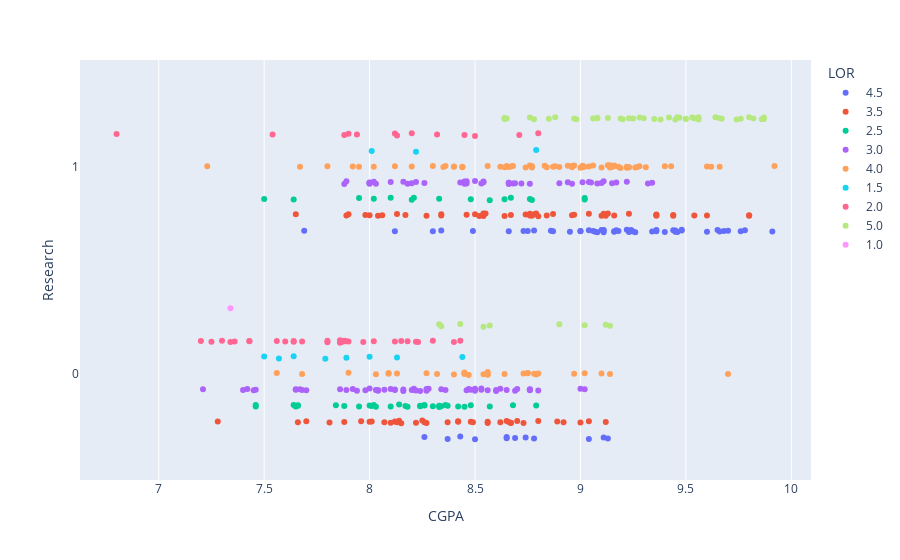

Notebook cell for this chart:
### Code cell
px.strip(data, x="CGPA", y="Research", orientation="h", color="LOR")

### Figure 1 — Plotly figure (JSON) as saved in the notebook; plotly's stock layout.template omitted (floating-point values rounded to 4 significant figures)
{"data": [{"alignmentgroup": "True", "boxpoints": "all", "fillcolor": "rgba(255,255,255,0)", "hoveron": "points", "hovertemplate": "LOR=4.5<br>CGPA=%{x}<br>Research=%{y}<extra></extra>", "legendgroup": "4.5", "line": {"color": "rgba(255,255,255,0)"}, "marker": {"color": "#636efa"}, "name": "4.5", "offsetgroup": "4.5", "orientation": "h", "pointpos": 0, "showlegend": true, "type": "box", "x": [9.65, 8.87, 9, 9.1, 9.7, 9.6, 9.4, 8.3, 9.22, 9.36, 9.45, 9.24, 8.78, 9.18, 9.46, 9.04, 9.48, 9.76, 8.65, 8.78, 9.07, 9.23, 9.16, 9.11, 8.43, 8.69, 9.91, 9.78, 9.36, 9.26, 8.65, 9.17, 9.68, 8.37, 9.34, 9.45, 9.11, 9.66, 9.08, 9.11, 9.24, 9, 9.11, 8.34, 9.45, 8.75, 8.95, 8.74, 9.06, 9.44, 9.16, 9.13, 8.86, 9.25, 8.66, 8.26, 8.73, 9.48, 8.49, 8.5, 8.12, 7.69, 9.04], "x0": " ", "xaxis": "x", "y": [1, 1, 1, 1, 1, 1, 1, 1, 1, 1, 1, 1, 1, 1, 1, 1, 1, 1, 0, 0, 1, 1, 1, 1, 0, 0, 1, 1, 1, 1, 0, 1, 1, 0, 1, 1, 1, 1, 1, 0, 1, 1, 1, 1, 1, 1, 1, 0, 1, 1, 1, 0, 1, 1, 1, 0, 1, 1, 1, 0, 1, 1, 0], "y0": " ", "yaxis": "y"}, {"alignmentgroup": "True", "boxpoints": "all", "fillcolor": "rgba(255,255,255,0)", "hoveron": "points", "hovertemplate": "LOR=3.5<br>CGPA=%{x}<br>Research=%{y}<extra></extra>", "legendgroup": "3.5", "line": {"color": "rgba(255,255,255,0)"}, "marker": {"color": "#EF553B"}, "name": "3.5", "offsetgroup": "3.5", "orientation": "h", "pointpos": 0, "showlegend": true, "type": "box", "x": [8, 9.8, 8.8, 7.7, 7.9, 8, 8.7, 8.92, 8.64, 8.66, 8.42, 8.14, 8.76, 7.66, 8.46, 8.25, 8.34, 8.56, 8.62, 7.28, 8.84, 8.22, 8.56, 9.12, 9.36, 9.44, 8.96, 9.8, 8.89, 8.04, 8.87, 9.04, 7.88, 9.44, 9.36, 8.52, 8.97, 8.42, 8.67, 8.27, 8.07, 8.37, 8.73, 8.48, 8.54, 9.13, 8.17, 8.49, 8.79, 9, 8.67, 8.65, 8.55, 8.8, 9.1, 8.74, 8.5, 8.77, 8.54, 8.76, 8.13, 8.27, 8.06, 8.12, 7.89, 9.54, 8.67, 8.26, 7.96, 8.1, 9.12, 9.04, 9.11, 9.23, 7.98, 8.13, 8.78, 7.65, 8.54, 9.6, 8.01, 9.36, 9.16, 8.15, 8.34, 7.81], "x0": " ", "xaxis": "x", "y": [1, 1, 0, 0, 1, 0, 0, 0, 1, 0, 0, 0, 1, 0, 1, 0, 1, 0, 0, 0, 1, 0, 0, 0, 1, 1, 1, 1, 0, 1, 1, 0, 0, 1, 1, 1, 1, 0, 0, 0, 0, 0, 0, 0, 1, 1, 1, 0, 1, 0, 0, 0, 1, 1, 1, 1, 1, 1, 1, 1, 0, 1, 1, 0, 1, 1, 1, 0, 0, 0, 1, 1, 1, 1, 1, 1, 1, 1, 1, 1, 0, 1, 1, 0, 1, 0], "y0": " ", "yaxis": "y"}, {"alignmentgroup": "True", "boxpoints": "all", "fillcolor": "rgba(255,255,255,0)", "hoveron": "points", "hovertemplate": "LOR=2.5<br>CGPA=%{x}<br>Research=%{y}<extra></extra>", "legendgroup": "2.5", "line": {"color": "rgba(255,255,255,0)"}, "marker": {"color": "#00cc96"}, "name": "2.5", "offsetgroup": "2.5", "orientation": "h", "pointpos": 0, "showlegend": true, "type": "box", "x": [8.67, 8.3, 7.5, 8.2, 8.1, 7.66, 7.84, 7.46, 8.36, 8.64, 8.48, 8.34, 8.26, 8.14, 8.42, 8.26, 8.33, 8.03, 8.33, 9.02, 8.57, 8.76, 8.68, 8.45, 7.95, 8.57, 8, 8.01, 8.18, 8.33, 8.21, 8.79, 8.17, 7.46, 8.24, 7.65, 7.66, 7.65, 8.24, 7.64, 8.02, 8.02, 8.1, 9.02, 7.64, 7.95, 7.88, 8.48, 8.77, 8.37], "x0": " ", "xaxis": "x", "y": [1, 0, 1, 1, 1, 0, 0, 0, 0, 1, 0, 0, 0, 0, 0, 0, 0, 0, 1, 1, 1, 1, 0, 0, 0, 0, 0, 0, 0, 0, 1, 0, 0, 0, 0, 0, 0, 0, 0, 1, 1, 0, 0, 1, 0, 1, 0, 1, 1, 0], "y0": " ", "yaxis": "y"}, {"alignmentgroup": "True", "boxpoints": "all", "fillcolor": "rgba(255,255,255,0)", "hoveron": "points", "hovertemplate": "LOR=3.0<br>CGPA=%{x}<br>Research=%{y}<extra></extra>", "legendgroup": "3.0", "line": {"color": "rgba(255,255,255,0)"}, "marker": {"color": "#ab63fa"}, "name": "3.0", "offsetgroup": "3.0", "orientation": "h", "pointpos": 0, "showlegend": true, "type": "box", "x": [8.21, 9.34, 8.6, 8, 8.7, 8, 8.8, 8.5, 8.1, 8, 8, 7.7, 7.4, 8.1, 8.2, 8.2, 8.5, 9.02, 8.72, 8.02, 8.28, 8.03, 7.88, 8, 8.12, 9.05, 8.48, 8.45, 8.47, 8.66, 9.32, 9.1, 8.16, 9.08, 9.15, 9.11, 8.26, 8.69, 7.46, 8.5, 8.56, 8.27, 7.98, 8.12, 8.27, 8.16, 8.68, 8.76, 8.54, 8.46, 7.65, 7.89, 8.16, 8.53, 9.01, 7.68, 8.76, 9.04, 9, 8.22, 8.96, 8.62, 8.9, 7.65, 8.18, 8.76, 8.45, 8.53, 8.6, 8.04, 8.07, 8.69, 8.66, 8.46, 8.24, 8.04, 7.67, 8.36, 9.17, 8.03, 9.22, 8.54, 8.43, 8.65, 8.76, 8.22, 8.34, 8.94, 7.45, 7.42, 8.21, 8.46, 8.66, 8.53, 7.94, 7.86, 7.21, 7.92, 7.89], "x0": " ", "xaxis": "x", "y": [0, 1, 0, 1, 0, 1, 0, 0, 1, 1, 1, 0, 0, 0, 0, 1, 1, 0, 1, 1, 0, 0, 1, 0, 0, 1, 0, 1, 0, 1, 1, 1, 1, 1, 1, 1, 1, 0, 0, 0, 0, 0, 0, 0, 0, 0, 1, 0, 1, 1, 0, 0, 0, 0, 1, 0, 1, 1, 0, 1, 1, 0, 1, 0, 1, 0, 1, 0, 0, 0, 0, 1, 1, 1, 0, 0, 0, 0, 1, 1, 1, 1, 1, 0, 0, 0, 0, 1, 0, 0, 0, 0, 1, 1, 0, 0, 0, 0, 1], "y0": " ", "yaxis": "y"}, {"alignmentgroup": "True", "boxpoints": "all", "fillcolor": "rgba(255,255,255,0)", "hoveron": "points", "hovertemplate": "LOR=4.0<br>CGPA=%{x}<br>Research=%{y}<extra></extra>", "legendgroup": "4.0", "line": {"color": "rgba(255,255,255,0)"}, "marker": {"color": "#FFA15A"}, "name": "4.0", "offsetgroup": "4.0", "orientation": "h", "pointpos": 0, "showlegend": true, "type": "box", "x": [8.2, 7.9, 8.4, 8.3, 9.6, 8.4, 9.1, 9.4, 9.1, 9.7, 8.4, 9.22, 9.16, 9.04, 8.56, 7.92, 8.96, 8.88, 8.47, 8.64, 8.68, 9.28, 8.77, 8.45, 9.92, 9.43, 8.75, 9.01, 8.97, 7.8, 8.97, 8.8, 8.32, 9.16, 8.94, 8.54, 8.02, 8.12, 9.06, 9.14, 9.13, 8.75, 8.56, 8.79, 8.45, 8.45, 9.31, 9.23, 8.56, 8.87, 8.83, 8.56, 8.09, 8.36, 8.73, 8.64, 9.26, 9.19, 9, 9.18, 8.13, 8.44, 8.27, 9.14, 8.65, 8.74, 8.66, 8.67, 8.77, 8.9, 9.62, 8.84, 9.15, 8.44, 9.23, 8.78, 9.66, 7.95, 7.67, 7.56, 8.35, 8.03, 9.22, 7.68, 7.23, 9.02, 8.76, 9.27, 8.09, 8.96, 9.01, 9.14, 8.62, 9.02], "x0": " ", "xaxis": "x", "y": [1, 0, 1, 1, 1, 0, 0, 1, 1, 0, 1, 1, 1, 1, 1, 1, 1, 1, 0, 0, 1, 1, 1, 0, 1, 1, 0, 1, 0, 1, 1, 0, 0, 1, 1, 0, 1, 1, 1, 1, 1, 0, 0, 0, 0, 0, 1, 1, 0, 1, 1, 0, 0, 1, 0, 1, 1, 1, 1, 1, 0, 1, 0, 1, 1, 1, 1, 1, 1, 1, 1, 1, 1, 1, 1, 0, 1, 1, 1, 0, 1, 0, 1, 0, 1, 0, 1, 1, 0, 1, 1, 0, 1, 1], "y0": " ", "yaxis": "y"}, {"alignmentgroup": "True", "boxpoints": "all", "fillcolor": "rgba(255,255,255,0)", "hoveron": "points", "hovertemplate": "LOR=1.5<br>CGPA=%{x}<br>Research=%{y}<extra></extra>", "legendgroup": "1.5", "line": {"color": "rgba(255,255,255,0)"}, "marker": {"color": "#19d3f3"}, "name": "1.5", "offsetgroup": "1.5", "orientation": "h", "pointpos": 0, "showlegend": true, "type": "box", "x": [8, 7.5, 8.79, 7.64, 8.01, 7.89, 8.44, 8.13, 7.79, 7.57, 8.22], "x0": " ", "xaxis": "x", "y": [0, 0, 1, 0, 1, 0, 0, 0, 0, 0, 1], "y0": " ", "yaxis": "y"}, {"alignmentgroup": "True", "boxpoints": "all", "fillcolor": "rgba(255,255,255,0)", "hoveron": "points", "hovertemplate": "LOR=2.0<br>CGPA=%{x}<br>Research=%{y}<extra></extra>", "legendgroup": "2.0", "line": {"color": "rgba(255,255,255,0)"}, "marker": {"color": "#FF6692"}, "name": "2.0", "offsetgroup": "2.0", "orientation": "h", "pointpos": 0, "showlegend": true, "type": "box", "x": [8.2, 7.9, 8.4, 7.2, 7.3, 7.8, 8.5, 7.6, 6.8, 8.3, 8.22, 7.54, 7.36, 8.71, 7.9, 7.86, 8.23, 7.89, 8.15, 7.86, 7.87, 7.97, 8.32, 8.43, 7.86, 8.8, 8.02, 7.86, 8.12, 7.34, 7.43, 7.64, 7.25, 7.64, 7.88, 7.43, 7.56, 7.8, 7.88, 7.94, 7.68, 7.88, 8.13, 8.12, 8.18, 8.45], "x0": " ", "xaxis": "x", "y": [1, 1, 0, 0, 0, 0, 1, 0, 1, 0, 0, 1, 0, 1, 0, 0, 0, 0, 0, 0, 0, 0, 1, 0, 0, 1, 0, 0, 1, 0, 0, 0, 0, 0, 0, 0, 0, 0, 1, 1, 0, 0, 1, 0, 0, 1], "y0": " ", "yaxis": "y"}, {"alignmentgroup": "True", "boxpoints": "all", "fillcolor": "rgba(255,255,255,0)", "hoveron": "points", "hovertemplate": "LOR=5.0<br>CGPA=%{x}<br>Research=%{y}<extra></extra>", "legendgroup": "5.0", "line": {"color": "rgba(255,255,255,0)"}, "marker": {"color": "#B6E880"}, "name": "5.0", "offsetgroup": "5.0", "orientation": "h", "pointpos": 0, "showlegend": true, "type": "box", "x": [9.5, 9.8, 9.2, 9.3, 8.85, 9.64, 9.76, 9.45, 8.9, 9.5, 9.38, 9.56, 9.35, 9.28, 9.06, 8.33, 9.13, 9.08, 8.98, 9.53, 9.87, 9.66, 9.42, 9.19, 9.12, 8.64, 8.76, 9.14, 8.34, 9.02, 9.47, 8.64, 9.23, 9.74, 9.82, 9.54, 9.46, 9.86, 8.57, 8.65, 8.54, 9.25, 9.08, 9.67, 8.97, 8.78, 8.88, 9.87, 9.56, 8.43], "x0": " ", "xaxis": "x", "y": [1, 1, 1, 1, 1, 1, 1, 1, 0, 1, 1, 1, 1, 1, 1, 0, 1, 1, 1, 1, 1, 1, 1, 1, 0, 1, 1, 0, 0, 0, 1, 1, 1, 1, 1, 1, 1, 1, 0, 1, 0, 1, 1, 1, 1, 1, 1, 1, 1, 0], "y0": " ", "yaxis": "y"}, {"alignmentgroup": "True", "boxpoints": "all", "fillcolor": "rgba(255,255,255,0)", "hoveron": "points", "hovertemplate": "LOR=1.0<br>CGPA=%{x}<br>Research=%{y}<extra></extra>", "legendgroup": "1.0", "line": {"color": "rgba(255,255,255,0)"}, "marker": {"color": "#FF97FF"}, "name": "1.0", "offsetgroup": "1.0", "orientation": "h", "pointpos": 0, "showlegend": true, "type": "box", "x": [7.34], "x0": " ", "xaxis": "x", "y": [0], "y0": " ", "yaxis": "y"}], "layout": {"boxmode": "group", "legend": {"title": {"text": "LOR"}, "tracegroupgap": 0}, "margin": {"t": 60}, "xaxis": {"anchor": "y", "domain": [0, 1], "title": {"text": "CGPA"}}, "yaxis": {"anchor": "x", "domain": [0, 1], "title": {"text": "Research"}}}}
